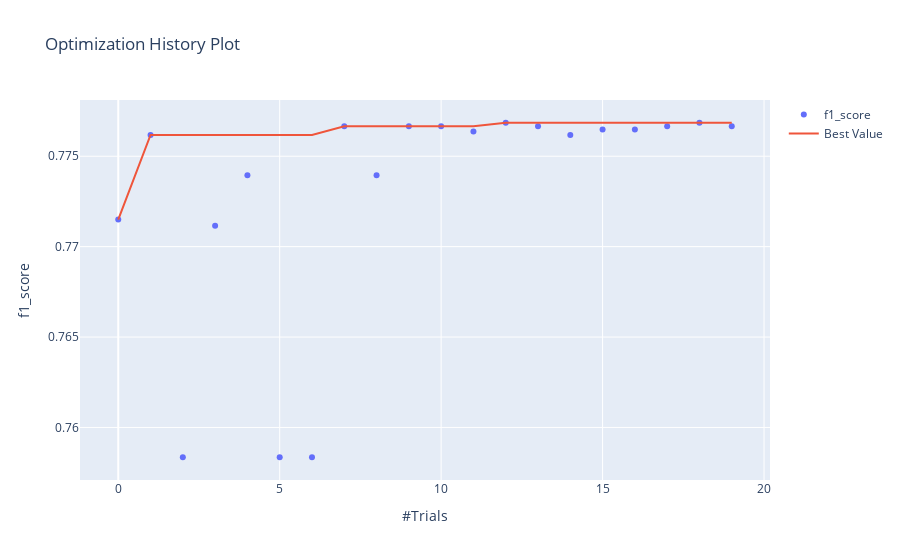

Here is the notebook cell this chart was saved with:
### Markdown cell above
Используем диаграмму, чтобы проверить, идет ли оптимизация гиперпараметров в правильном направлении или нет.

### Code cell
optuna.visualization.plot_optimization_history(study, target_name="f1_score")

### Figure 1 — Plotly figure (JSON) as saved in the notebook; plotly's stock layout.template omitted (floating-point values rounded to 4 significant figures)
{"data": [{"mode": "markers", "name": "f1_score", "type": "scatter", "x": [0, 1, 2, 3, 4, 5, 6, 7, 8, 9, 10, 11, 12, 13, 14, 15, 16, 17, 18, 19], "y": [0.7715, 0.7762, 0.7584, 0.7712, 0.774, 0.7584, 0.7584, 0.7767, 0.774, 0.7767, 0.7767, 0.7764, 0.7769, 0.7767, 0.7762, 0.7765, 0.7765, 0.7767, 0.7769, 0.7767]}, {"name": "Best Value", "type": "scatter", "x": [0, 1, 2, 3, 4, 5, 6, 7, 8, 9, 10, 11, 12, 13, 14, 15, 16, 17, 18, 19], "y": [0.7715, 0.7762, 0.7762, 0.7762, 0.7762, 0.7762, 0.7762, 0.7767, 0.7767, 0.7767, 0.7767, 0.7767, 0.7769, 0.7769, 0.7769, 0.7769, 0.7769, 0.7769, 0.7769, 0.7769]}], "layout": {"title": {"text": "Optimization History Plot"}, "xaxis": {"title": {"text": "#Trials"}}, "yaxis": {"title": {"text": "f1_score"}}}}
